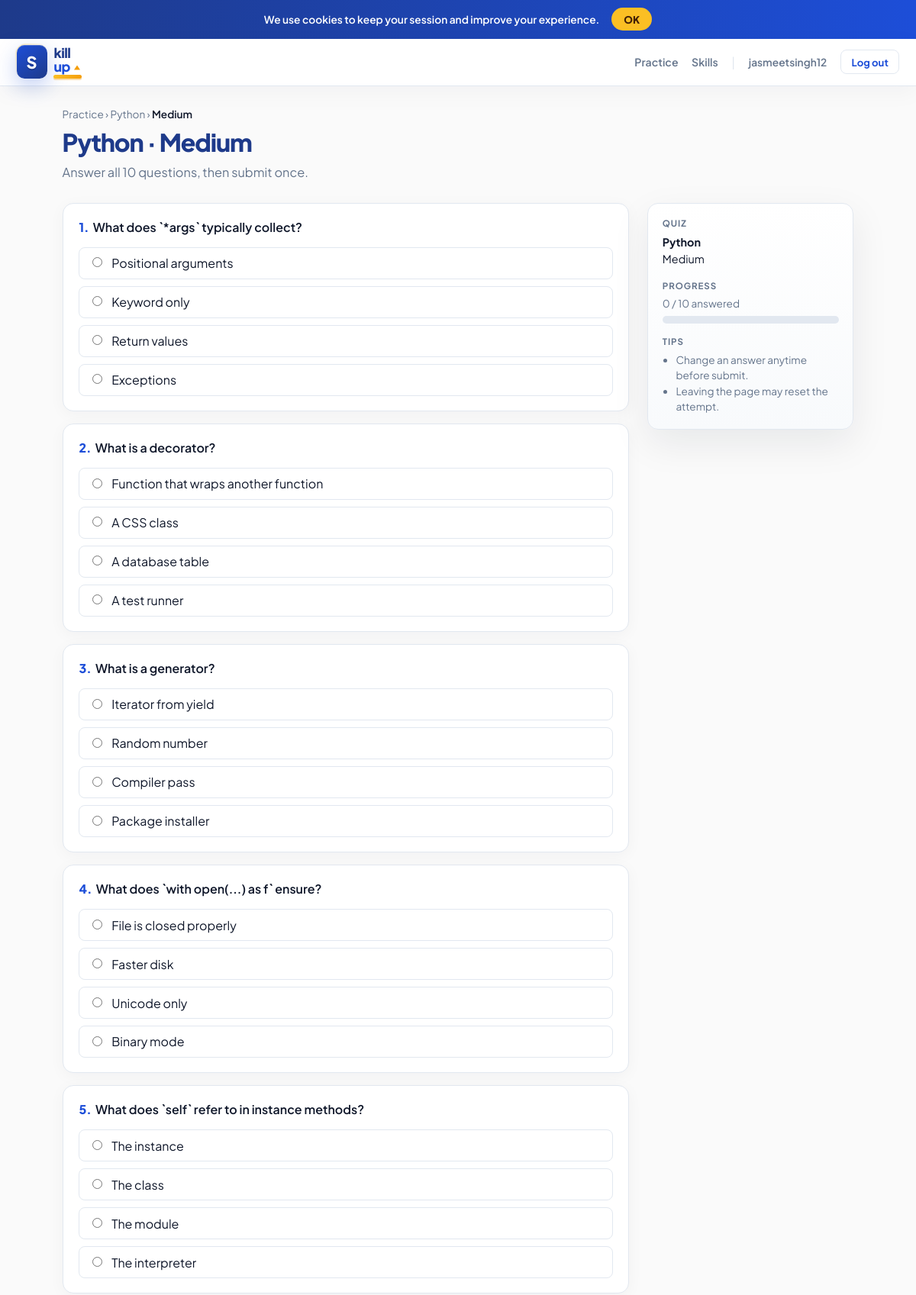
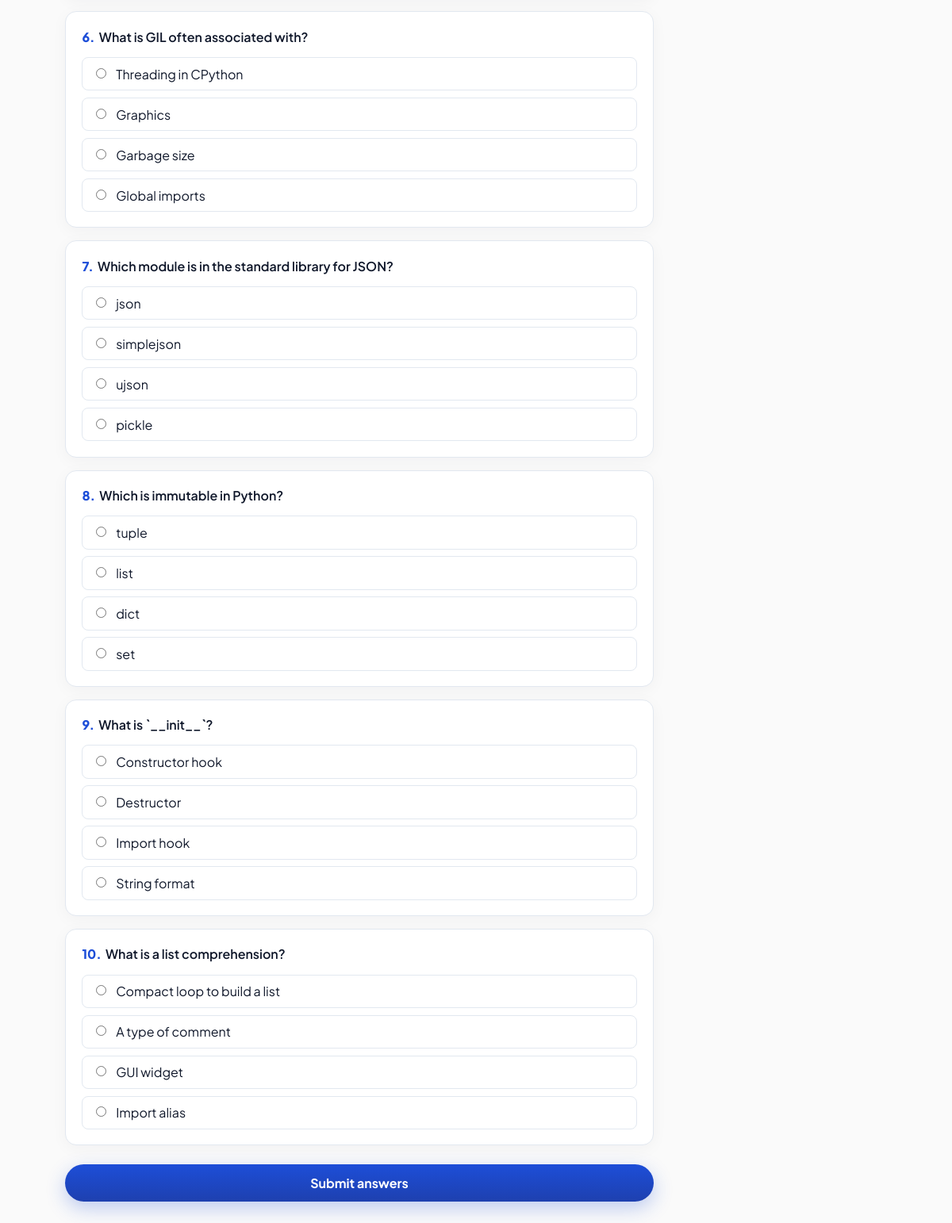
/language/python/quiz/med/ (signed in), run on the app's committed database (2 pictures, top to bottom).
### quiz/models.py (models this page shows, shortened)
class Language(models.Model):
    name = models.CharField(max_length=80)
    slug = models.SlugField(unique=True, max_length=80)
    icon_class = models.CharField(
        max_length=120,
        default="fa-solid fa-code",
        help_text="Font Awesome class, e.g. fa-brands fa-python",
    )
    blurb = models.CharField(max_length=200, blank=True)
    order = models.PositiveSmallIntegerField(default=0)
    class Meta:
        ordering = ["order", "name"]

class Question(models.Model):
    class Difficulty(models.TextChoices):
        LOW = "low", "Low"
        MED = "med", "Medium"
        HIGH = "high", "High"
    language = models.ForeignKey(
        Language, on_delete=models.CASCADE, related_name="questions"
    )
    difficulty = models.CharField(
        max_length=8, choices=Difficulty.choices, db_index=True
    )
    text = models.TextField()
    choice_a = models.CharField(max_length=500)
    choice_b = models.CharField(max_length=500)
    choice_c = models.CharField(max_length=500)
    choice_d = models.CharField(max_length=500)
    correct = models.CharField(
        max_length=1,
        choices=[("a", "A"), ("b", "B"), ("c", "C"), ("d", "D")],
    )
    class Meta:
        ordering = ["language", "difficulty", "id"]

### quiz/views.py (the view, shortened to what this page needs)
@login_required
@require_http_methods(["GET", "POST"])
def take_quiz(request, slug, difficulty):
    language = get_object_or_404(Language, slug=slug)
    valid = {c[0] for c in Question.Difficulty.choices}
    if difficulty not in valid:
        raise Http404()
    pool = list(
        Question.objects.filter(language=language, difficulty=difficulty).values_list(
            "id", flat=True
        )
    )
    picked_ids = random.sample(pool, QUIZ_SIZE)
    request.session[SESSION_QUIZ_KEY] = {
        "slug": slug,
        "difficulty": difficulty,
        "question_ids": picked_ids,
    }
    questions = list(
        Question.objects.filter(id__in=picked_ids).order_by("id")
    )
    random.shuffle(questions)
    return render(
        request,
        "quiz/take_quiz.html",
        {
            "language": language,
            "difficulty": difficulty,
            "difficulty_label": dict(Question.Difficulty.choices).get(
                difficulty, difficulty
            ),
            "questions": questions,
            "quiz_size": QUIZ_SIZE,
        },
    )

### quiz/templates/quiz/take_quiz.html (shortened to what this page needs)
{% extends "quiz/base.html" %}
{% block content %}
<div class="su-shell">
  <div class="su-breadcrumb">
    <a href="{% url 'quiz:dashboard' %}">Practice</a> ›
    <a href="{% url 'quiz:select_level' language.slug %}">{{ language.name }}</a> ›
    <strong>{{ difficulty_label }}</strong>
  </div>
  <h1 class="su-page-title">{{ language.name }} · {{ difficulty_label }}</h1>
  <p class="su-page-sub">Answer all {{ quiz_size }} questions, then submit once.</p>
  <div class="su-quiz-layout">
    <form method="post" action="{% url 'quiz:take_quiz' language.slug difficulty %}" id="su-quiz-form">
      {% for q in questions %}
      <div class="su-q-card" data-q="{{ forloop.counter }}">
        <h3><span class="su-q-num">{{ forloop.counter }}.</span> {{ q.text }}</h3>
        <div class="su-choices">
          <label class="su-choice">
            <input type="radio" name="q_{{ q.id }}" value="a" required>
            <span>{{ q.choice_a }}</span>
          </label>
          <label class="su-choice">
            <input type="radio" name="q_{{ q.id }}" value="b">
            <span>{{ q.choice_b }}</span>
          </label>
          <label class="su-choice">
            <input type="radio" name="q_{{ q.id }}" value="c">
            <span>{{ q.choice_c }}</span>
          </label>
          <label class="su-choice">
            <input type="radio" name="q_{{ q.id }}" value="d">
            <span>{{ q.choice_d }}</span>
          </label>
        </div>
      </div>
      {% endfor %}
      <button type="submit" class="su-btn su-btn-primary su-btn-lg su-btn-block" style="margin-top:0.5rem">Submit answers</button>
    </form>
    <aside class="su-sidebar">
      <h4>Quiz</h4>
      <p style="margin:0;line-height:1.5"><strong>{{ language.name }}</strong><br>{{ difficulty_label }}</p>
      <h4 style="margin-top:1rem">Progress</h4>
      <p style="margin:0;font-size:0.85rem;color:var(--muted)"><span id="su-answered">0</span> / {{ quiz_size }} answered</p>
      <div class="su-progress" aria-hidden="true"></div>
      <h4 style="margin-top:1rem">Tips</h4>
      <ul style="margin:0;padding-left:1.1rem;color:var(--muted);font-size:0.85rem;line-height:1.5">
        <li>Change an answer anytime before submit.</li>
        <li>Leaving the page may reset the attempt.</li>
      </ul>
    </aside>
  </div>
</div>
{% endblock %}

### quiz/templates/quiz/base.html (shortened to what this page needs)
{% load static %}
<!DOCTYPE html>
<html lang="en">
<head>
  <link rel="stylesheet" href="https://cdnjs.cloudflare.com/ajax/libs/font-awesome/6.5.1/css/all.min.css">
  <link rel="stylesheet" href="{% static 'quiz/css/skillup.css' %}">
</head>
<body class="{% block body_class %}{% endblock %}">
  <div id="su-cookie" class="su-cookie" hidden>
    <span>We use cookies to keep your session and improve your experience.</span>
    <button type="button" id="su-cookie-ok">OK</button>
  </div>
  {% block body %}
    {% if request.user.is_authenticated %}
    <header class="su-topbar">
      {% url 'quiz:dashboard' as dash_url %}
      {% include "quiz/includes/logo.html" with logo_href=dash_url variant="default" compact=1 %}
      <nav class="su-nav-links">
        <a href="{% url 'quiz:dashboard' %}">Practice</a>
        <a href="{% url 'quiz:dashboard' %}#skills">Skills</a>
        <span style="color:var(--line);user-select:none">|</span>
        <span style="color:var(--muted);font-size:0.86rem;font-weight:600">{{ request.user.username }}</span>
        <form method="post" action="{% url 'quiz:logout' %}" style="display:inline;margin:0">
          <button type="submit" class="su-btn su-btn-ghost" style="padding:0.4rem 0.85rem;font-size:0.82rem">Log out</button>
        </form>
      </nav>
    </header>
    {% endif %}
    <main>
      {% block content %}{% endblock %}
    </main>
  {% endblock %}
</body>
</html>

### data on the page
Language: name "Python"
Question: text "What does `*args` typically collect?", choice_a "Positional arguments", choice_b "Keyword only", choice_c "Return values", choice_d "Exceptions"
Question: text "What is a decorator?", choice_a "Function that wraps another function", choice_b "A CSS class", choice_c "A database table", choice_d "A test runner"
Question: text "What is a generator?", choice_a "Iterator from yield", choice_b "Random number", choice_c "Compiler pass", choice_d "Package installer"
Question: text "What does `with open(...) as f` ensure?", choice_a "File is closed properly", choice_b "Faster disk", choice_c "Unicode only", choice_d "Binary mode"
Question: text "What does `self` refer to in instance methods?", choice_a "The instance", choice_b "The class", choice_c "The module", choice_d "The interpreter"
Question: text "What is GIL often associated with?", choice_a "Threading in CPython", choice_b "Graphics", choice_c "Garbage size", choice_d "Global imports"
Question: text "Which module is in the standard library for JSON?", choice_a "json", choice_b "simplejson", choice_c "ujson", choice_d "pickle"
Question: text "Which is immutable in Python?", choice_a "tuple", choice_b "list", choice_c "dict", choice_d "set"
Question: text "What is `__init__`?", choice_a "Constructor hook", choice_b "Destructor", choice_c "Import hook", choice_d "String format"
Question: text "What is a list comprehension?", choice_a "Compact loop to build a list", choice_b "A type of comment", choice_c "GUI widget", choice_d "Import alias"

### other printed values
{{ request.user.username }} "jasmeetsingh12"
{{ difficulty_label }} "Medium"
